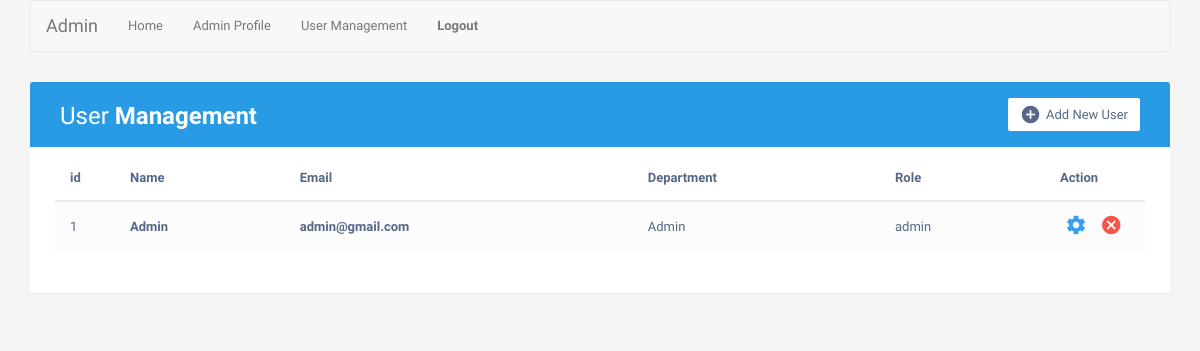
The app's page /admin-user (signed in), older data.
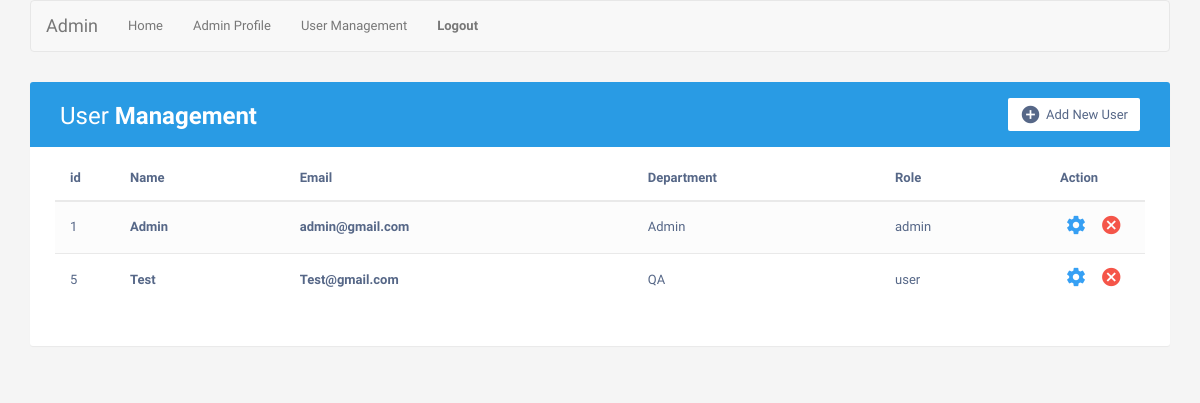
The same page, newer data.
### tables this page shows
CREATE TABLE `users` (
  `id` int(11) NOT NULL,
  `name` varchar(255) NOT NULL,
  `department` varchar(255) NOT NULL,
  `email` varchar(255) NOT NULL,
  `password` varchar(255) NOT NULL,
  `role` varchar(255) NOT NULL
);

### Autoloader.php (called while the page is built, shortened)
<?php
spl_autoload_register(function ($class) {
    $parts = explode('\\', $class);
    $file = getcwd() . DIRECTORY_SEPARATOR . implode(DIRECTORY_SEPARATOR, $parts) . '.php';
});

### Components/Controllers/AdminUser.php (called while the page is built, shortened)
<?php
class AdminUser extends ControllerAbstract
{
    protected $viewScript = 'templates/admin-user';
    public function execute()
    {
        $user = new User();
        $errors = [];
        $params = [];
        $users = $user->fetchAllUsers();
        $render = new \Renderer($this->viewScript, null, ['errors' => $errors, 'params' => $params, 'users' => $users]);
        return $this->layout($render->render());
    }
}

### Components/Db.php (called while the page is built, shortened)
<?php
class Db
{
    private static $connection = NULL;
    public static function getConnection()
    {
        $paramsPath = './config/db_params.php';
        $dbParams = include($paramsPath);
        if (!self::$connection) {
            self::$connection = new \PDO("mysql:host={$dbParams['host']}; dbname={$dbParams['dbName']}",
                $dbParams['user'], $dbParams['password'], [\PDO::ATTR_ERRMODE => \PDO::ERRMODE_EXCEPTION]);
        }
        return self::$connection;
    }
}

### config/db_params.php (called while the page is built)
<?php
return [
    'host' => 'localhost',
    'dbName' => 'calculator',
    'user' => 'root',
    'password' => ''
];

### Components/User.php (called while the page is built, shortened)
<?php
class User
{
    public function fetchAllUsers()
    {
        $query = 'SELECT * FROM users';
        $stmt = Db::getConnection()->prepare($query);
        $stmt->execute();
        return $stmt->fetchAll();
    }
}

### Renderer.php (called while the page is built, shortened)
<?php
class Renderer
{
    private $__data;
    private $script;
    private $ext = 'phtml';
    public function __construct($script, $parent = null, $data = [])
    {
        $this->script = $script;
        $this->__data = $data;
    }
    public function render()
    {
        $script = sprintf('%s.%s', $this->script, $this->ext);
        require $script;
        $content = ob_get_contents();
        return $content;
    }
    public static function factory($script, $parent = null, $params = [])
    {
        return new self($script, $parent, $params);
    }
    public function __get($name)
    {
        return $this->__data[$name];
    }
}

### Components/Controllers/ControllerAbstract.php (called while the page is built, shortened)
<?php
abstract class ControllerAbstract
{
    protected $layoutScript = 'templates/layout';
    public function setLayoutScript($layoutScript) {
        $this->layoutScript = $layoutScript;
    }
    protected function layout($content, array $params = [])
    {
        return \Renderer::factory($this->layoutScript, null, array_merge(
            ['content' => $content], $params
        ))->render();
    }
}

### Components/Auth.php (called while the page is built, shortened)
<?php
class Auth
{
    public static function isAuth()
    {
        return !empty($_SESSION['id']);
    }
    public static function getAuth()
    {
        return $_SESSION;
    }
}

### templates/admin-user.phtml (the view, shortened to what this page needs)
<div class="table-wrapper">
    <div class="table-title">
        <div class="row">
            <div class="col-sm-5">
                <h2>User <b>Management</b></h2>
            </div>
            <div class="col-sm-7">
                <a href="/admin-user?action=create" class="btn btn-primary"><i class="material-icons">&#xE147;</i> <span>Add New User</span></a>
            </div>
        </div>
    </div>
    <table class="table table-striped table-hover">
            <thead>
            <tr>
                <th>id</th>
                <th>Name</th>
                <th>Email</th>
                <th>Department</th>
                <th>Role</th>
                <th>Action</th>
            </tr>
            </thead>
            <tbody>
            <? foreach ($this->users as $user): ?>
            <tr>
                <td><?=$user['id']?></td>
                <td><a href="#"><?=$user['name']?></a></td>
                <td><a href="#"><?=$user['email']?></a></td>
                <td><?=$user['department']?></td>
                <td><?=$user['role']?></td>
                <td>
                    <a href="/admin-user?action=edit&id=<?=$user['id']?>" class="settings" title="Settings" data-toggle="tooltip"><i
                                class="material-icons">&#xE8B8;</i></a>
                    <a href="/admin-user?action=delete&id=<?=$user['id']?>" class="delete" title="Delete" data-toggle="tooltip"><i
                                class="material-icons">&#xE5C9;</i></a>
                </td>
            </tr>
            <? endforeach; ?>
            </tbody>
    </table>
</div>
</div>

### index.php (shortened to what this page needs)
<?php
require_once 'Autoloader.php';
$uri = $_SERVER['REQUEST_URI'];
$page = 'index';
$parts = array_filter(explode('/', $uri), function ($part) {
    return !empty($part);
});
if (!empty($parts)) {
    $page = array_shift($parts);
}
switch ($page) {
    case 'admin-user':
        $controller = new Controllers\AdminUser();
        break;
}
echo $controller->execute();

### templates/admin-layout.phtml (shortened to what this page needs)
<!DOCTYPE html>
<html lang="en">
<head>
    <link rel="stylesheet" href="https://maxcdn.bootstrapcdn.com/font-awesome/4.7.0/css/font-awesome.min.css">
    <link rel="stylesheet" href="https://maxcdn.bootstrapcdn.com/bootstrap/3.3.7/css/bootstrap.min.css">
</head>
<body>
<div class="container">
    <nav class="navbar navbar-default">
        <div class="container-fluid">
            <? if (\Components\Auth::isAuth()) { ?>
                <div class="navbar-header">
                    <span class="navbar-brand" href="#"><?= \Components\Auth::getAuth()['username'] ?></span>
                </div>
            <? } ?>
            <ul class="nav navbar-nav">
                <li><a href="/">Home</a></li>
                <li><a href="/admin-profile">Admin Profile</a></li>
                <li><a href="/admin-user">User Management</a></li>
                <li><a href="/logout" style="font-weight: 700!important">Logout</a></li>
            </ul>
        </div>
    </nav>
    <?= $this->content ?>
</body>
</html>

### templates/admin-layout.phtml (style rules this page uses)
body { color: #566787; background: #f5f5f5; font-family: 'Varela Round', sans-serif; font-size: 13px; }
.table-wrapper { background: #fff; padding: 20px 25px; margin: 30px 0; border-radius: 3px; box-shadow: 0 1px 1px rgba(0, 0, 0, .05); }
.table-title { padding-bottom: 15px; background: #299be4; color: #fff; padding: 16px 30px; margin: -20px -25px 10px; border-radius: 3px 3px 0 0; }
.table-title h2 { margin: 5px 0 0; font-size: 24px; }
.table-title .btn { color: #566787; float: right; font-size: 13px; background: #fff; border: none; min-width: 50px; border-radius: 2px; border: none; outline: none !important; margin-left: 10px; }
.table-title .btn i { float: left; font-size: 21px; margin-right: 5px; }
.table-title .btn span { float: left; margin-top: 2px; }
table.table tr th, table.table tr td { border-color: #e9e9e9; padding: 12px 15px; vertical-align: middle; }
table.table tr th:first-child { width: 60px; }
table.table tr th:last-child { width: 100px; }
table.table-striped tbody tr:nth-of-type(odd) { background-color: #fcfcfc; }
table.table td:last-child i { opacity: 0.9; font-size: 22px; margin: 0 5px; }
table.table td a { font-weight: bold; color: #566787; display: inline-block; text-decoration: none; }
table.table td a.settings { color: #2196F3; }
table.table td a.delete { color: #F44336; }
table.table td i { font-size: 19px; }

### templates/admin-user.phtml (style rules this page uses)
body { color: #566787; background: #f5f5f5; font-family: 'Varela Round', sans-serif; font-size: 13px; }
.table-wrapper { background: #fff; padding: 20px 25px; margin: 30px 0; border-radius: 3px; box-shadow: 0 1px 1px rgba(0, 0, 0, .05); }
.table-title { padding-bottom: 15px; background: #299be4; color: #fff; padding: 16px 30px; margin: -20px -25px 10px; border-radius: 3px 3px 0 0; }
.table-title h2 { margin: 5px 0 0; font-size: 24px; }
.table-title .btn { color: #566787; float: right; font-size: 13px; background: #fff; border: none; min-width: 50px; border-radius: 2px; border: none; outline: none !important; margin-left: 10px; }
.table-title .btn i { float: left; font-size: 21px; margin-right: 5px; }
.table-title .btn span { float: left; margin-top: 2px; }
table.table tr th, table.table tr td { border-color: #e9e9e9; padding: 12px 15px; vertical-align: middle; }
table.table tr th:first-child { width: 60px; }
table.table tr th:last-child { width: 100px; }
table.table-striped tbody tr:nth-of-type(odd) { background-color: #fcfcfc; }
table.table td:last-child i { opacity: 0.9; font-size: 22px; margin: 0 5px; }
table.table td a { font-weight: bold; color: #566787; display: inline-block; text-decoration: none; }
table.table td a.settings { color: #2196F3; }
table.table td a.delete { color: #F44336; }
table.table td i { font-size: 19px; }

Row changes from the older to the newer data that the page shows:
added users: id "5", name "Test", email "Test@gmail.com", department "QA", role "user"
